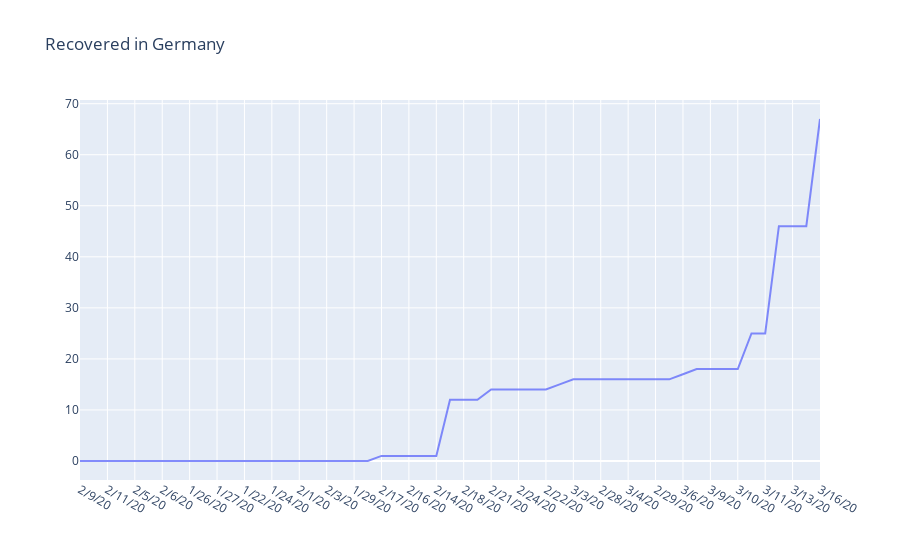

Notebook code for this chart:
### Markdown cell above
### Germany

### Code cell
fig = go.Figure()
countries = ['Germany']
for country in countries:
    recov_country = transformed_covid_recov[transformed_covid_recov['Country/Region'] == country]
    
    fig.add_trace(go.Scatter(
        x=recov_country.Date,
        y=recov_country.Value,
        name=country,
        opacity=0.8,))

# Layout update 
fig.update_layout(title_text="Recovered in Germany")

# Reversed xaxis
fig['layout']['xaxis']['autorange'] = "reversed"

fig.show()
plot(fig, filename=PLOT_PATH + 'Recovered in Germany.html', auto_open=False)

### Figure 1 — Plotly figure (JSON) as saved in the notebook; plotly's stock layout.template omitted (floating-point values rounded to 4 significant figures)
{"data": [{"name": "Germany", "opacity": 0.8, "type": "scatter", "x": ["3/16/20", "3/14/20", "3/13/20", "3/15/20", "3/11/20", "3/12/20", "3/10/20", "3/8/20", "3/9/20", "3/7/20", "3/6/20", "3/1/20", "2/29/20", "2/27/20", "3/4/20", "3/2/20", "2/28/20", "3/5/20", "3/3/20", "2/26/20", "2/22/20", "2/25/20", "2/24/20", "2/23/20", "2/21/20", "2/19/20", "2/18/20", "2/20/20", "2/14/20", "2/13/20", "2/16/20", "2/15/20", "2/17/20", "1/31/20", "1/29/20", "1/30/20", "2/3/20", "2/4/20", "2/1/20", "2/2/20", "1/24/20", "1/25/20", "1/22/20", "1/23/20", "1/27/20", "1/28/20", "1/26/20", "2/12/20", "2/6/20", "2/7/20", "2/5/20", "2/10/20", "2/11/20", "2/8/20", "2/9/20"], "y": [67, 46, 46, 46, 25, 25, 18, 18, 18, 18, 17, 16, 16, 16, 16, 16, 16, 16, 16, 15, 14, 14, 14, 14, 14, 12, 12, 12, 1, 1, 1, 1, 1, 0, 0, 0, 0, 0, 0, 0, 0, 0, 0, 0, 0, 0, 0, 0, 0, 0, 0, 0, 0, 0, 0]}], "layout": {"title": {"text": "Recovered in Germany"}, "xaxis": {"autorange": "reversed"}}}
